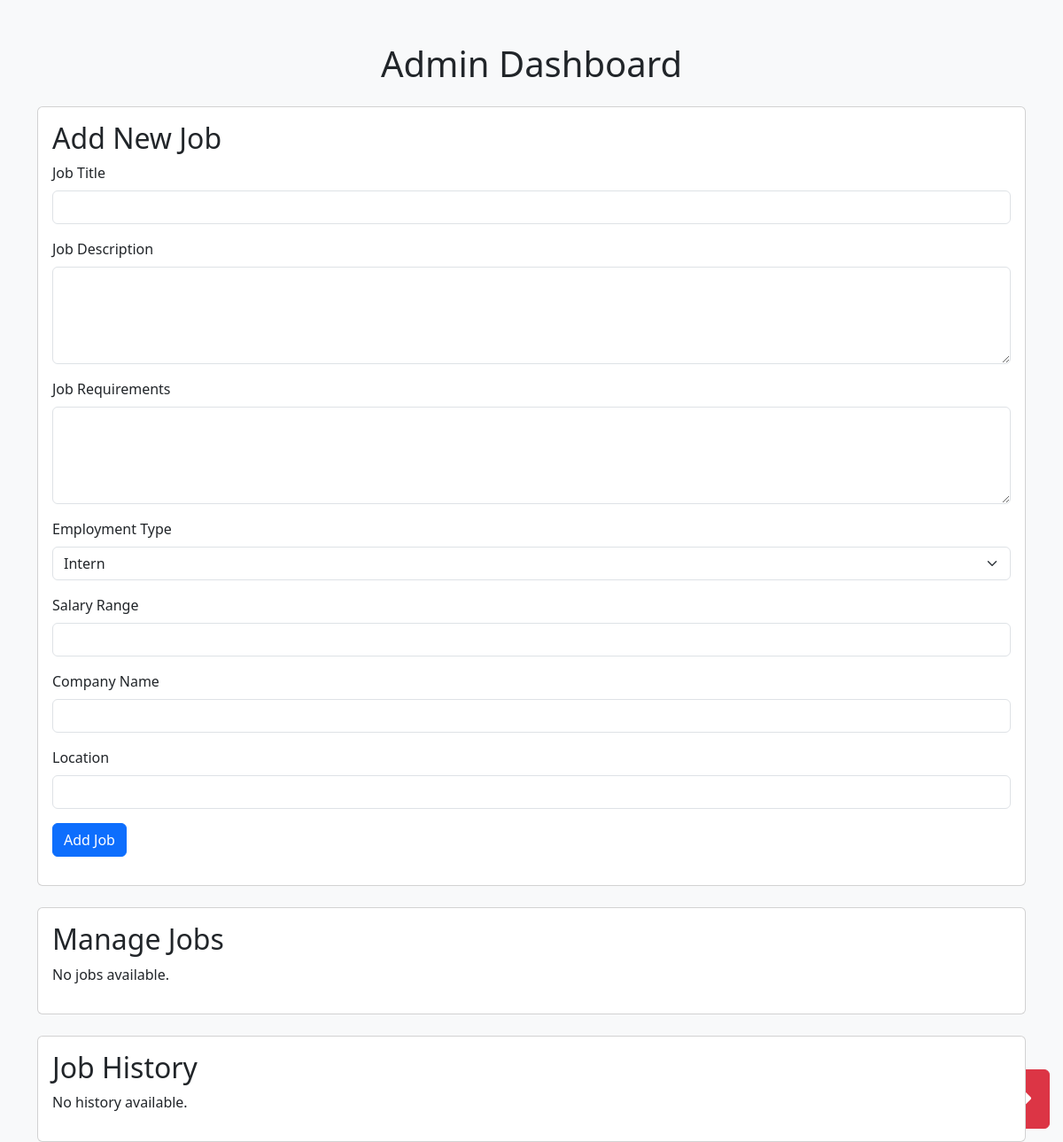
The app's page /pages/admin/admin_dashboard.php (signed in), older data.
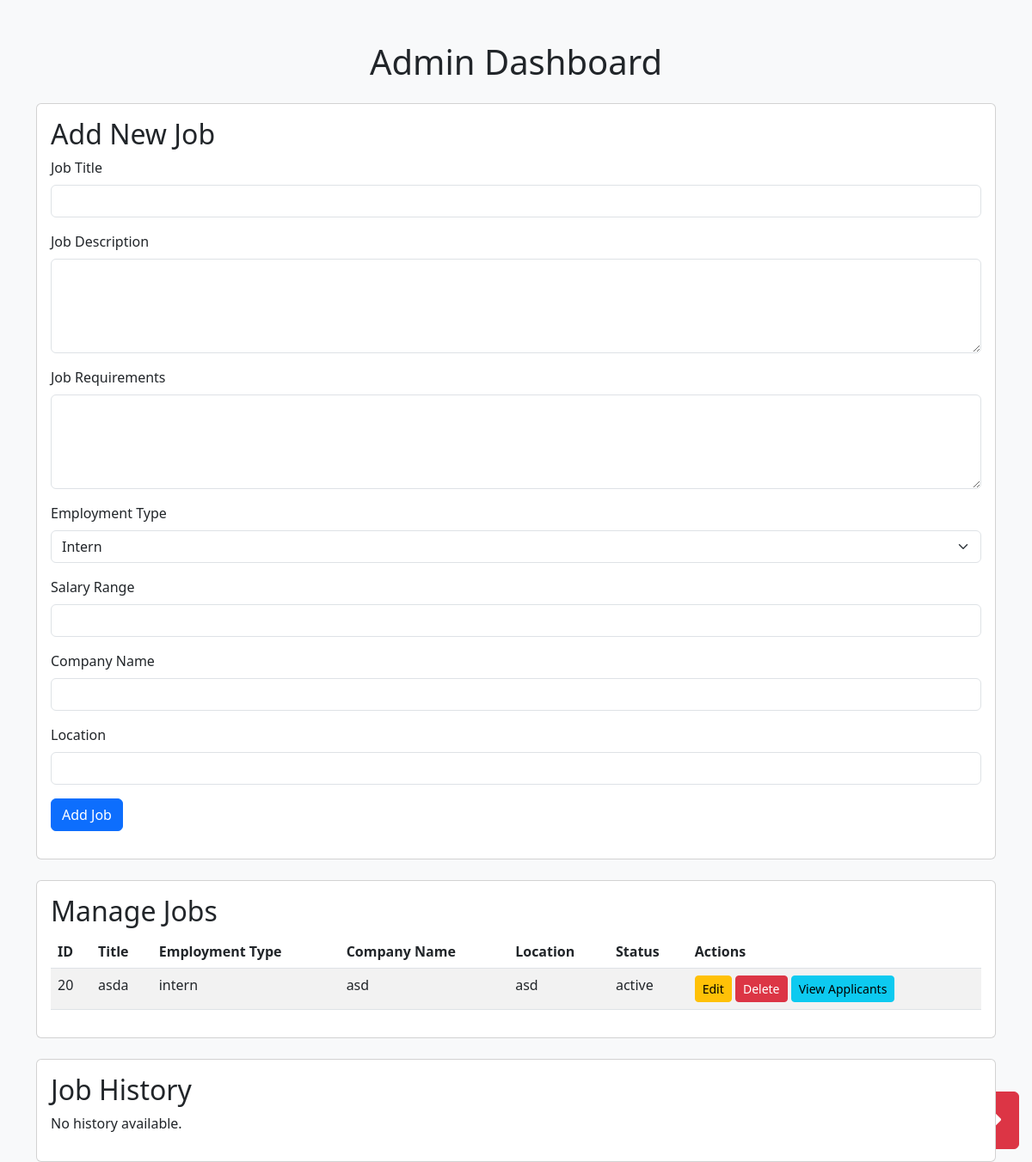
The same page, newer data.
### tables this page shows
CREATE TABLE `tb_jobs` (
  `id` int(11) NOT NULL,
  `title` varchar(255) NOT NULL,
  `description` text NOT NULL,
  `requirements` text NOT NULL,
  `employment_type` enum('intern','full-time') NOT NULL,
  `salary_range` varchar(100) DEFAULT NULL,
  `company_name` varchar(255) NOT NULL,
  `location` varchar(255) DEFAULT NULL,
  `created_at` timestamp NOT NULL DEFAULT current_timestamp(),
  `updated_at` timestamp NOT NULL DEFAULT current_timestamp() ON UPDATE current_timestamp(),
  `created_by` int(11) NOT NULL,
  `expired_at` timestamp NULL DEFAULT NULL,
  `status` enum('active','expired','deleted') DEFAULT 'active'
);

### pages/admin/admin_dashboard.php (the view, shortened to what the changed rows need)
<?php
require '../../db.php';
$admin_id = $_SESSION['user_id'];
$stmt = $conn->prepare("SELECT * FROM tb_jobs WHERE created_by = ? ORDER BY created_at DESC");
$stmt->bind_param("i", $admin_id);
$stmt->execute();
$result = $stmt->get_result();
?>
<!DOCTYPE html>
<html lang="en">
<head>
    <link href="https://cdn.jsdelivr.net/npm/bootstrap@5.3.0/dist/css/bootstrap.min.css" rel="stylesheet">
</head>
<body class="bg-light">
    <div class="container mt-5">
        <h1 class="text-center mb-4">Admin Dashboard</h1>
        <div class="card mb-4">
            <div class="card-body">
                <h2 class="card-title">Add New Job</h2>
            </div>
        </div>
        <div class="card">
            <div class="card-body">
                <h2 class="card-title">Manage Jobs</h2>
                <?php if ($result->num_rows > 0): ?>
                    <table class="table table-striped">
                        <thead>
                            <tr>
                                <th>ID</th>
                                <th>Title</th>
                                <th>Employment Type</th>
                                <th>Company Name</th>
                                <th>Location</th>
                                <th>Status</th>
                                <th>Actions</th>
                            </tr>
                        </thead>
                        <tbody>
                            <?php while ($job = $result->fetch_assoc()): ?>
                                <tr>
                                    <td><?= $job['id'] ?></td>
                                    <td><?= htmlspecialchars($job['title']) ?></td>
                                    <td><?= $job['employment_type'] ?></td>
                                    <td><?= htmlspecialchars($job['company_name']) ?></td>
                                    <td><?= htmlspecialchars($job['location']) ?></td>
                                    <td><?= htmlspecialchars($job['status']) ?></td>
                                    <td>
                                        <a href="edit_job.php?id=<?= $job['id'] ?>" class="btn btn-warning btn-sm">Edit</a>
                                        <a href="delete_job.php?id=<?= $job['id'] ?>" class="btn btn-danger btn-sm" onclick="return confirm('Are you sure?')">Delete</a>
                                        <a href="view_applicants.php?job_id=<?= $job['id'] ?>" class="btn btn-info btn-sm">View Applicants</a>
                                    </td>
                                </tr>
                            <?php endwhile; ?>
                        </tbody>
                    </table>
                <?php else: ?>
                    <p>No jobs available.</p>
                <?php endif; ?>
            </div>
        </div>
        <div class="card mt-4">
            <div class="card-body">
                <h2 class="card-title">Job History</h2>
            </div>
        </div>
    </div>
</body>
</html>

Row changes from the older to the newer data that the page shows:
added tb_jobs: id "20", title "asda", employment_type "intern", company_name "asd", location "asd", status "active"
Text that changed along with them:
text no longer shown: "No jobs available."
text now shown: "ID Title Employment Type Company Name Location Status Actions"
